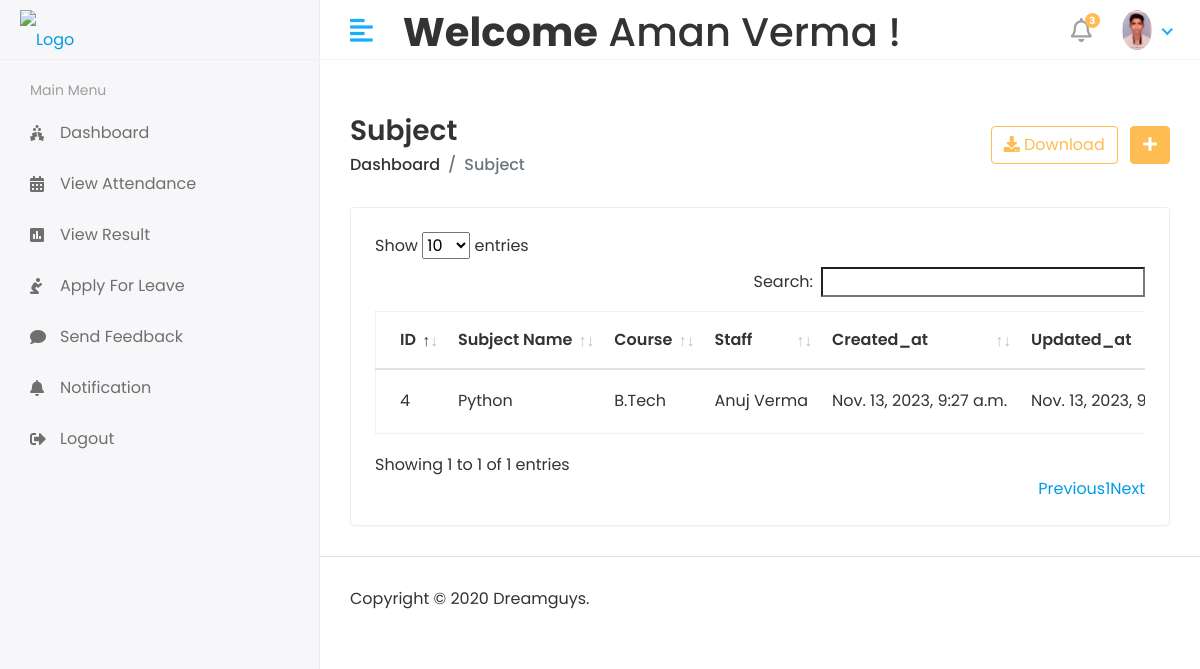
Screenshot of /Hod/Subject/View (signed in) with the database file from the repository.
### app/models.py (models this page shows, shortened)
class CustomUser(AbstractUser):
    USER = (
        ('1','HOD'),
        ('2','STAFF'),
        ('3','STUDENT'),
    )
    user_type = models.CharField(choices=USER,max_length=50,default=1)
    profile_pic = models.ImageField(upload_to='media/profile_pic')

class Subject(models.Model):
    name = models.CharField(max_length=200)
    course = models.ForeignKey(Course,on_delete=models.CASCADE)
    staff = models.ForeignKey(Staff,on_delete=models.CASCADE)
    created_at = models.DateTimeField(auto_now_add=True,null=True)
    updated_at = models.DateTimeField(auto_now=True)

class Course(models.Model):
    name = models.CharField(max_length=100)
    created_at = models.DateTimeField(auto_now_add=True)
    update_at = models.DateTimeField(auto_now_add=True)
    def __str__(self):
        return self.name

class Staff(models.Model):
    admin = models.OneToOneField(CustomUser,on_delete=models.CASCADE)
    address = models.TextField()
    gender = models.CharField(max_length=100)
    created_at = models.DateTimeField(auto_now_add=True)
    updated_at = models.DateTimeField(auto_now=True)

### College_ERP/HOD_views.py (the view)
# urls.py: path('Hod/Subject/View',HOD_views.VIEW_SUBJECT,name='view_subject'),
@login_required(login_url='/')
def VIEW_SUBJECT(request):
    subject = Subject.objects.all()
    context = {
        'subject':subject,
    }
    return render(request,'Hod/view_subject.html',context)

### templates/Hod/view_subject.html (shortened to what this page needs)
{% extends 'base.html' %}
{% block content %}
<div class="content container-fluid">
    <div class="page-header">
        <div class="row align-items-center">
            <div class="col">
                <h3 class="page-title">Subject</h3>
                <ul class="breadcrumb">
                    <li class="breadcrumb-item"><a href="index.html">Dashboard</a></li>
                    <li class="breadcrumb-item active">Subject</li>
                </ul>
            </div>
            <div class="col-auto text-right float-right ml-auto">
                <a href="#" class="btn btn-outline-primary mr-2"><i class="fas fa-download"></i> Download</a>
                <a href="add-student.html" class="btn btn-primary"><i class="fas fa-plus"></i></a>
            </div>
        </div>
    </div>
    <div class="row">
        <div class="col-sm-12">
            <div class="card card-table">
                <div class="card-body">
                    <div class="table-responsive">
                        <table id="table_id" class="table table-hover table-center mb-0">
                            <thead>
                                <tr>
                                    <th>ID</th>
                                    <th>Subject Name</th>
                                    <th>Course</th>
                                    <th>Staff</th>
                                    <th>Created_at</th>
                                    <th>Updated_at</th>
                                </tr>
                            </thead>
                            <tbody>
                                {% for i in subject %}
                                <tr>
                                    <td>{{i.id}}</td>
                                    <td>{{i.name}}</td>
                                    <td>{{i.course}}</td>
                                    <td>{{i.staff.admin.first_name}}&nbsp{{ i.staff.admin.last_name }}</td>
                                    <td>{{i.created_at}}</td>
                                    <td>{{i.updated_at}}</td>
                                </tr>
                                {% endfor %}
                            </tbody>
                        </table>
                    </div>
                </div>
            </div>
        </div>
    </div>
</div>
{% endblock %}

### templates/includes/header.html (shortened to what this page needs)
{% load static %}
<div class="header">
    <div class="header-left">
        <a href="index.html" class="logo">
            <img src="{% static 'assets/img/logo.png' %}" alt="Logo">
        </a>
    </div>
    <a href="javascript:void(0);" id="toggle_btn">
        <i class="fas fa-align-left"></i>
    </a>
    <div class="top-nav-search mt-2">
        <h1><strong>Welcome</strong>&nbsp<span>{{ user.first_name }} {{ user.last_name }}</span>&nbsp!</h1>
    </div>
    <ul class="nav user-menu">
        <li class="nav-item dropdown noti-dropdown">
            <a href="#" class="dropdown-toggle nav-link" data-toggle="dropdown">
                <i class="far fa-bell"></i> <span class="badge badge-pill">3</span>
            </a>
        </li>
        <li class="nav-item dropdown has-arrow">
            <a href="#" class="dropdown-toggle nav-link" data-toggle="dropdown">
                <span class="user-img"><img class="rounded-circle"
                        src="/{{user.profile_pic}}" width="30" height="40" alt="Ryan Taylor"></span>
            </a>
        </li>
    </ul>
</div>

### static/assets/css/style.css (style rules this page uses)
html { height: 100%; }
body { background-color: #fff; color: #333; font-family: 'Poppins', sans-serif; font-size: 1rem; height: 100%; line-height: 1.5; overflow-x: hidden; }
h1, h2, h3, h4, h5, h6 { font-family: 'Poppins', sans-serif; margin-top: 0; }
a { color: #009ce7; }
input, button, a { transition: all 0.4s ease; -moz-transition: all 0.4s ease; -o-transition: all 0.4s ease; -ms-transition: all 0.4s ease; -webkit-transition: all 0.4s ease; }
ul, ol { padding: 0px; list-style: none; }
.table { color: #333; max-width: 100%; margin-bottom: 0; width: 100%; }
.table.dataTable { border-collapse: collapse !important; border: 1px solid rgba(0, 0, 0, 0.05); }
.table thead tr th { font-weight: 600; }
.table tbody tr { border-bottom: 1px solid rgba(0, 0, 0, 0.05); }
.table.table-center td, .table.table-center th { vertical-align: middle; }
.card-table .card-body .table > thead > tr > th { border-top: 0; }
.card-table .card-body .table tr td:first-child, .card-table .card-body .table tr th:first-child { padding-left: 1.5rem; }
.card-table .table td, .card-table .table th { border-top: 1px solid #e2e5e8; padding: 1rem 0.75rem; white-space: nowrap; }
.btn-primary { background-color: #FFBC53; border: 1px solid #FFBC53; }
.btn-outline-primary { color: #FFBC53; border-color: #FFBC53; }
.card { border: 1px solid #ececf5; box-shadow: 0 1px 3px 0 rgba(0, 0, 0, 0.03); margin-bottom: 1.875rem; }
.card-body { padding: 1.5rem; }
.header { background-color: #fff; border-bottom: 1px solid #f3f3f4; left: 0; position: fixed; right: 0; top: 0; z-index: 1001; height: 60px; }
.header .header-left { float: left; height: 60px; padding: 0 20px; position: relative; width: 320px; z-index: 1; transition: all 0.2s ease-in-out; background-color: #f7f7fa; border-bottom: 1px solid #efefef; border-right: 1px solid #ececf5; display: flex; align-items: center; }
.header .header-left .logo { display: inline-block; line-height: 60px; }
.header .header-left .logo img { max-height: 40px; width: auto; }
.header .dropdown-toggle:after { display: none; }
.header .has-arrow .dropdown-toggle:after { border-top: 0; border-left: 0; border-bottom: 2px solid #18aefa; border-right: 2px solid #18aefa; content: ''; height: 8px; display: inline-block; pointer-events: none; -webkit-transform-origin: 66% 66%; -ms-transform-origin: 66% 66%; transform-origin: 66% 66%; -webkit-transform: rotate(45deg); -ms-transform: rotate(45deg); transform: rotate(45deg); -webkit-transition: all 0.15s ease-in-out; transition: all 0.15s ease-in-out; width: 8px; vertical-align: 0px; }
.user-menu { float: right; margin: 0; position: relative; z-index: 99; padding-right: 15px; }
.user-menu.nav > li > a { color: #a0a0a0; font-size: 14px; line-height: 58px; padding: 0 15px; height: 60px; }
.user-img { margin-right: 3px; position: relative; }
.top-nav-search { float: left; margin-left: 15px; }
.page-wrapper > .content { padding: 1.875rem 1.875rem 0; }
.page-header { margin-bottom: 1.875rem; }
.page-header .breadcrumb { background-color: transparent; color: #6c757d; font-size: 1rem; font-weight: 500; margin-bottom: 0; padding: 0; }
.page-header .breadcrumb a { color: #333; }
.page-title { font-size: 28px; font-weight: 600; color: #333; margin-bottom: 5px; }
.user-menu.nav > li > a .badge { background-color: #FFBC53; display: block; font-size: 10px; font-weight: bold; height: 15px; width: 15px; position: absolute; right: 7px; top: 13px; color: #fff; padding: 3px; }
.user-menu.nav > li > a > i { font-size: 1.5rem; line-height: 60px; }
@media (min-width: 992px) { #toggle_btn { align-items: center; color: #18aefa; display: inline-flex; float: left; font-size: 26px; height: 60px; justify-content: center; margin-left: 15px; padding: 0 15px; } }

### rows the page displays
CustomUser: first_name "Aman", last_name "Verma", profile_pic (picture)
Subject: id "4", name "Python", course "B.Tech", staff.admin.first_name "Anuj", staff.admin.last_name "Verma", created_at "Nov. 13, 2023, 9:27 a.m.", updated_at "Nov. 13, 2023,…"
